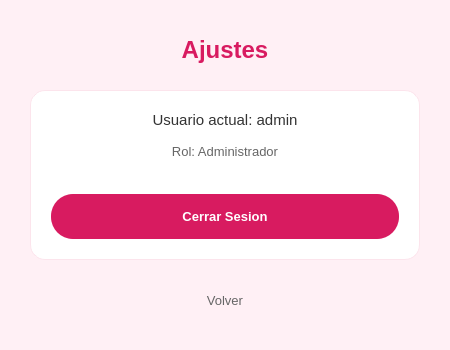
<?xml version="1.0" encoding="UTF-8"?>
<ui version="4.0">
 <class>AjustesDialog</class>
 <widget class="QDialog" name="AjustesDialog">
  <property name="geometry">
   <rect>
    <x>0</x>
    <y>0</y>
    <width>450</width>
    <height>350</height>
   </rect>
  </property>
  <property name="windowTitle">
   <string>Ajustes</string>
  </property>
  <property name="styleSheet">
   <string notr="true">QDialog {
	background-color: #FFF0F5;
}</string>
  </property>
  <layout class="QVBoxLayout" name="verticalLayout">
   <property name="spacing">
    <number>20</number>
   </property>
   <property name="leftMargin">
    <number>30</number>
   </property>
   <property name="topMargin">
    <number>30</number>
   </property>
   <property name="rightMargin">
    <number>30</number>
   </property>
   <property name="bottomMargin">
    <number>30</number>
   </property>
   <item>
    <widget class="QLabel" name="label_title">
     <property name="font">
      <font>
       <family>Segoe UI</family>
       <pointsize>18</pointsize>
       <weight>75</weight>
       <bold>true</bold>
      </font>
     </property>
     <property name="styleSheet">
      <string notr="true">color: #D81B60;</string>
     </property>
     <property name="text">
      <string>Ajustes</string>
     </property>
     <property name="alignment">
      <set>Qt::AlignCenter</set>
     </property>
    </widget>
   </item>
   <item>
    <widget class="QFrame" name="frame_content">
     <property name="styleSheet">
      <string notr="true">QFrame {
	background-color: white;
	border-radius: 15px;
	border: 1px solid #FCE4EC;
}</string>
     </property>
     <property name="frameShape">
      <enum>QFrame::StyledPanel</enum>
     </property>
     <layout class="QVBoxLayout" name="verticalLayout_2">
      <property name="spacing">
       <number>15</number>
      </property>
      <property name="leftMargin">
       <number>20</number>
      </property>
      <property name="topMargin">
       <number>20</number>
      </property>
      <property name="rightMargin">
       <number>20</number>
      </property>
      <property name="bottomMargin">
       <number>20</number>
      </property>
      <item>
       <widget class="QLabel" name="lbl_usuario_actual">
        <property name="font">
         <font>
          <family>Segoe UI</family>
          <pointsize>11</pointsize>
         </font>
        </property>
        <property name="styleSheet">
         <string notr="true">color: #333; border: none;</string>
        </property>
        <property name="text">
         <string>Usuario actual: admin</string>
        </property>
        <property name="alignment">
         <set>Qt::AlignCenter</set>
        </property>
       </widget>
      </item>
      <item>
       <widget class="QLabel" name="lbl_rol">
        <property name="font">
         <font>
          <family>Segoe UI</family>
          <pointsize>10</pointsize>
         </font>
        </property>
        <property name="styleSheet">
         <string notr="true">color: #666; border: none;</string>
        </property>
        <property name="text">
         <string>Rol: Administrador</string>
        </property>
        <property name="alignment">
         <set>Qt::AlignCenter</set>
        </property>
       </widget>
      </item>
      <item>
       <spacer name="verticalSpacer">
        <property name="orientation">
         <enum>Qt::Vertical</enum>
        </property>
        <property name="sizeType">
         <enum>QSizePolicy::Fixed</enum>
        </property>
        <property name="sizeHint" stdset="0">
         <size>
          <width>20</width>
          <height>20</height>
         </size>
        </property>
       </spacer>
      </item>
      <item>
       <widget class="QPushButton" name="btn_cerrar_sesion">
        <property name="minimumSize">
         <size>
          <width>0</width>
          <height>45</height>
         </size>
        </property>
        <property name="font">
         <font>
          <family>Segoe UI</family>
          <pointsize>10</pointsize>
          <weight>75</weight>
          <bold>true</bold>
         </font>
        </property>
        <property name="cursor">
         <cursorShape>PointingHandCursor</cursorShape>
        </property>
        <property name="styleSheet">
         <string notr="true">QPushButton {
	background-color: #D81B60;
	color: white;
	border-radius: 22px;
}
QPushButton:hover {
	background-color: #C2185B;
}</string>
        </property>
        <property name="text">
         <string>Cerrar Sesion</string>
        </property>
       </widget>
      </item>
     </layout>
    </widget>
   </item>
   <item>
    <widget class="QPushButton" name="btn_volver">
     <property name="minimumSize">
      <size>
       <width>0</width>
       <height>40</height>
      </size>
     </property>
     <property name="font">
      <font>
       <family>Segoe UI</family>
       <pointsize>10</pointsize>
      </font>
     </property>
     <property name="cursor">
      <cursorShape>PointingHandCursor</cursorShape>
     </property>
     <property name="styleSheet">
      <string notr="true">QPushButton {
	background-color: transparent;
	color: #666;
	border-radius: 20px;
}
QPushButton:hover {
	color: #333;
	background-color: #F0F0F0;
}</string>
     </property>
     <property name="text">
      <string>Volver</string>
     </property>
    </widget>
   </item>
  </layout>
 </widget>
 <resources/>
 <connections/>
</ui>
